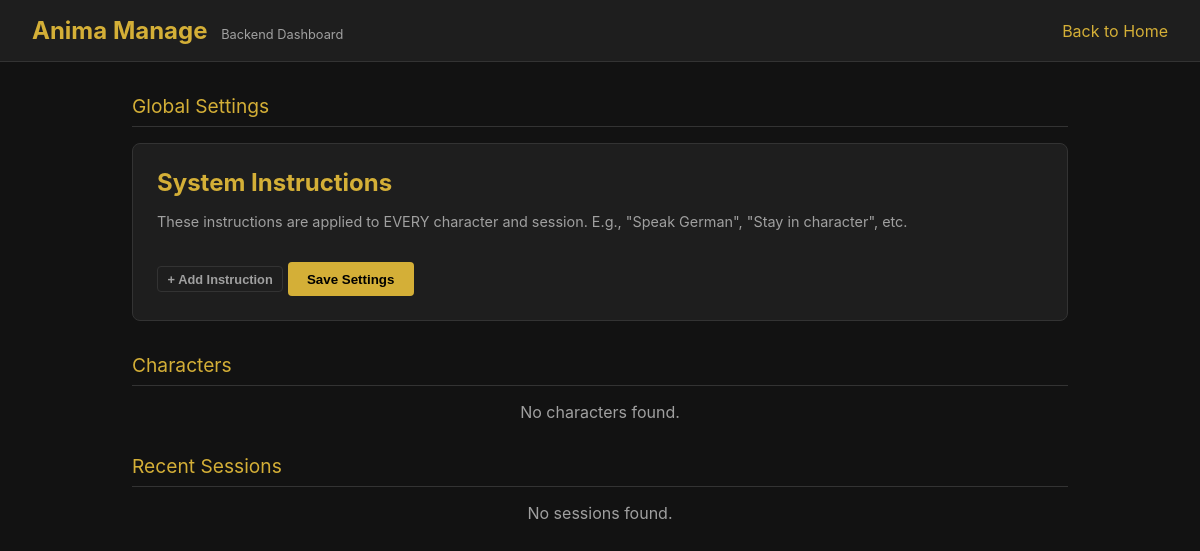
The page /manage/ on the database as committed earlier.
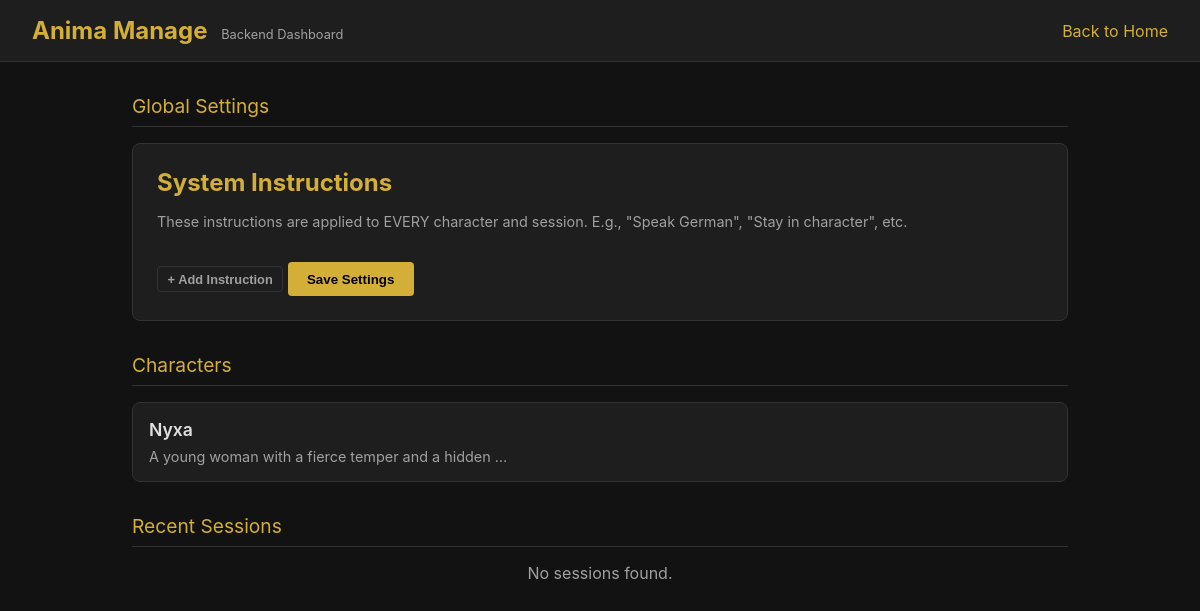
The same page on the database as committed later.
### characters/models.py (models this page shows, shortened)
class Character(models.Model):
    name = models.CharField(max_length=255)
    description = models.TextField()
    personality = models.JSONField(default=dict)  # voice, quirks, kinks, backstory
    traits = models.JSONField(default=dict)       # { "trait_name": 0.5 }
    created_at = models.DateTimeField(auto_now_add=True)
    updated_at = models.DateTimeField(auto_now=True)
    class Meta:
        db_table = 'characters'

### web/views.py (the view)
# urls.py: path('manage/', views.manage, name='manage'),
def manage(request):
    characters = Character.objects.prefetch_related('active_traits').all()
    sessions = Session.objects.select_related('character').order_by('-created_at')[:20]
    return render(request, 'web/manage.html', {'characters': characters, 'sessions': sessions})

### web/templates/web/manage.html (shortened to what this page needs)
<!DOCTYPE html>
<html lang="en">
<head>
</head>
<body>
    <header>
        <h1>Anima Manage <span>Backend Dashboard</span></h1>
        <a href="/">Back to Home</a>
    </header>
    <div class="container">
        <div class="section-title">Global Settings</div>
        <div class="editor active" id="globalEditor">
            <h2 style="margin-bottom: 1rem; color: var(--accent);">System Instructions</h2>
            <p style="color: var(--text-secondary); font-size: 0.9rem; margin-bottom: 1rem;">These instructions are applied to EVERY character and session. E.g., "Speak German", "Stay in character", etc.</p>
            <button class="btn btn-outline btn-small" onclick="addGlobalInstruction()">+ Add Instruction</button>
            <button class="btn" onclick="saveGlobalSettings()" style="margin-top: 1rem;">Save Settings</button>
        </div>
        <div class="section-title">Characters</div>
        <div class="char-list" id="charList">
            {% for char in characters %}
            <div class="char-card" onclick="openEditor({{ char.pk }}, '{{ char.name|escapejs }}', '{{ char.description|escapejs }}')">
                <div class="char-name">{{ char.name }}</div>
                <div class="char-desc">{{ char.description|truncatewords:10 }}</div>
            </div>
            {% empty %}
            <div style="color: var(--text-secondary); text-align: center;">No characters found.</div>
            {% endfor %}
        </div>
        <div class="section-title" style="margin-top: 2rem;">Recent Sessions</div>
        <div class="session-list">
            {% for s in sessions %}
            <div class="session-row">
                <div>Session #{{ s.pk }} - {{ s.character.name }}</div>
                <div style="display: flex; gap: 1rem; align-items: center;">
                    <span style="color: var(--text-secondary); font-size: 0.9rem;">{{ s.created_at|date:"M d, Y H:i" }} ({{ s.turn_count }} turns)</span>
                    <a href="/manage/session/{{ s.pk }}/" style="background: var(--accent); color: #000; text-decoration: none; padding: 0.3rem 0.8rem; border-radius: 4px; font-size: 0.8rem; font-weight: 600;">View Log</a>
                </div>
            </div>
            {% empty %}
            <div style="color: var(--text-secondary); text-align: center;">No sessions found.</div>
            {% endfor %}
        </div>
    </div>
</body>
</html>

### web/templates/web/manage.html (style rules this page uses)
:root { --bg-color: #121212; --card-bg: #1e1e1e; --text-primary: #e0e0e0; --text-secondary: #a0a0a0; --accent: #d4af37; --accent-hover: #f3c623; --border: #333; --danger: #e74c3c; --success: #2ecc71; }
* { box-sizing: border-box; margin: 0; padding: 0; }
body { font-family: -apple-system, BlinkMacSystemFont, "Segoe UI", Roboto, Helvetica, Arial, sans-serif; background-color: var(--bg-color); color: var(--text-primary); min-height: 100vh; }
header { padding: 1rem 2rem; border-bottom: 1px solid var(--border); background-color: var(--card-bg); display: flex; justify-content: space-between; align-items: center; }
h1 { font-size: 1.5rem; font-weight: 700; color: var(--accent); }
h1 span { font-size: 0.8rem; color: var(--text-secondary); font-weight: 400; margin-left: 0.5rem; }
.container { padding: 2rem; max-width: 1000px; margin: 0 auto; }
.section-title { font-size: 1.2rem; margin-bottom: 1rem; color: var(--accent); border-bottom: 1px solid var(--border); padding-bottom: 0.5rem; }
.char-list { display: flex; flex-direction: column; gap: 1rem; margin-bottom: 2rem; }
.char-card { background-color: var(--card-bg); border: 1px solid var(--border); padding: 1rem; border-radius: 8px; cursor: pointer; transition: border 0.2s; }
.char-name { font-weight: 600; font-size: 1.1rem; }
.char-desc { color: var(--text-secondary); font-size: 0.9rem; margin-top: 0.5rem; }
.editor { background-color: var(--card-bg); padding: 1.5rem; border-radius: 8px; border: 1px solid var(--border); display: none; margin-bottom: 2rem; }
.editor.active { display: block; }
.btn { padding: 0.6rem 1.2rem; border-radius: 4px; border: none; background-color: var(--accent); color: #000; font-weight: 600; cursor: pointer; }
.btn-outline { background-color: transparent; border: 1px solid var(--border); color: var(--text-secondary); }
.btn-small { padding: 0.3rem 0.6rem; font-size: 0.8rem; }
.session-list { display: flex; flex-direction: column; gap: 0.5rem; }
a { color: var(--accent); text-decoration: none; }

Rows that differ between the two databases and show on the page:
added Character: name "Nyxa", description "A young woman with a fierce temper and a hidden …"
Other text that changed with them:
text no longer shown: "No characters found."
